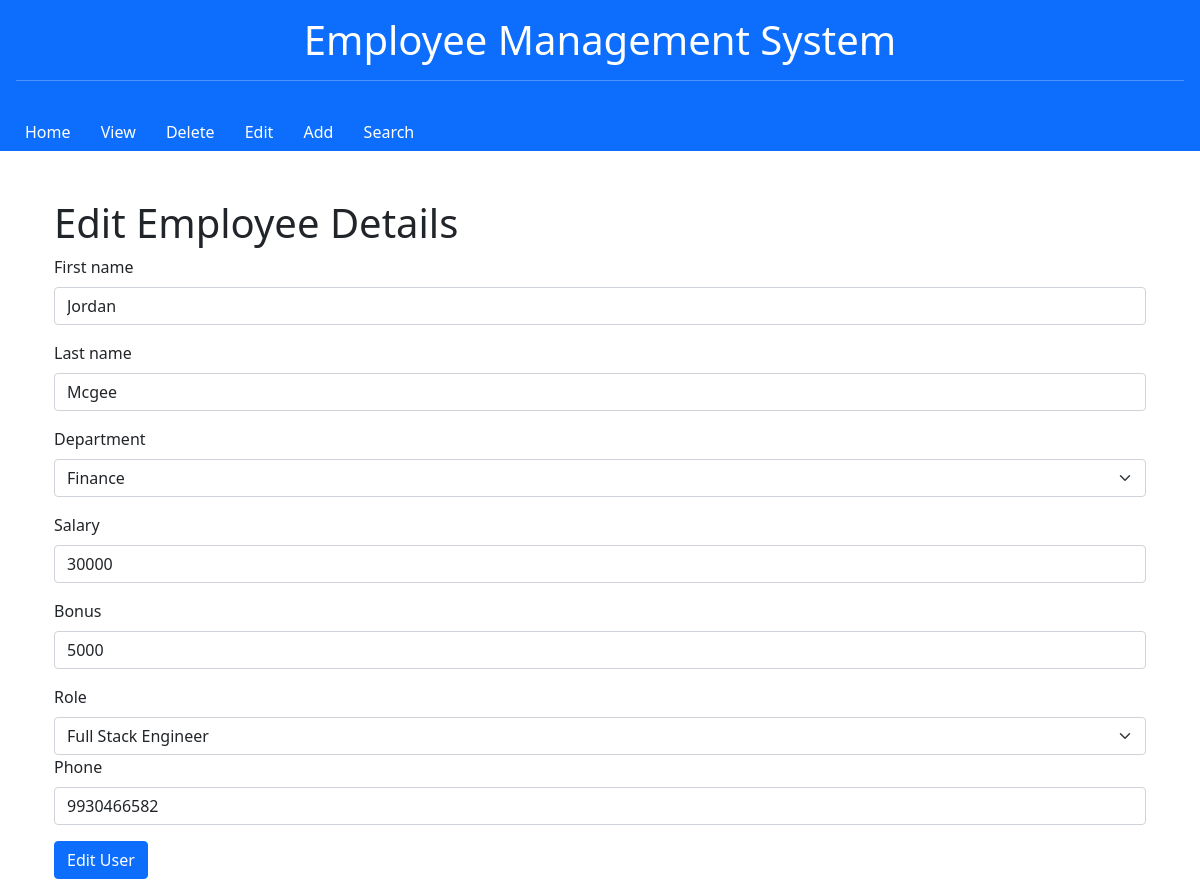
/edit_emp/1, run on the app's committed database.
### emp_app/models.py (models this page shows, shortened)
class Employee(models.Model):
	first_name = models.CharField(max_length=30,null=False)
	last_name = models.CharField(max_length=30)
	dept=models.ForeignKey(Department,on_delete=models.CASCADE)
	salary=models.IntegerField(default=0)
	bonus=models.IntegerField(default=0)
	role=models.ForeignKey(Role,on_delete=models.CASCADE)
	phone=models.IntegerField(default=0)
	hire_date=models.DateField()

class Department(models.Model):
	name=models.CharField(max_length=100,null=False)
	location=models.CharField(max_length=100)

class Role(models.Model):
	name=models.CharField(max_length=100,null=False)

### emp_app/views.py (the view, shortened to what this page needs)
# urls.py: path('edit_emp',views.edit_emp,name='edit_emp'),
def edit_emp(request,emp_id=0):
	if emp_id:
		try:
			emp_to_be_edit=Employee.objects.get(id=emp_id)
			flag=True
			roles=Role.objects.all()
			depts=Department.objects.all()
			context={
			'roles':roles,
			'depts':depts,
			'emp_to_be_edit':emp_to_be_edit,
			'flag':flag
			}
			return render(request, 'edit.html',context)
		except:
			message="Invalid Emp Id"
			context={
			'message':message
			}
			return render(request, 'status.html',context)

### templates/edit.html (shortened to what this page needs)
{% extends 'base.html' %}
{% block content %}
<h1>Edit Employee Details</h1>
{% if flag %}
<div>
{% if emp_to_be_edit %}
<form action="/edit_emp_details/{{emp_to_be_edit.id}}" method="post">
  <div class="mb-3">
    <label for="fn" class="form-label">First name</label>
    <input input type="text"  id="fn" name="fn" value="{{emp_to_be_edit.first_name}}"" class="form-control" >
  </div>
  <div class="mb-3">
    <label for="fn" class="form-label">Last name</label>
    <input input type="text"  id="ln" name="ln" value="{{emp_to_be_edit.last_name}}" class="form-control" >
  </div>
   <div class="mb-3" >
  <label for="fn" class="form-label">Department</label>
<select name='dept' class="form-select" >
  <option value="{{emp_to_be_edit.dept.id}}" selected>{{emp_to_be_edit.dept.name}}</option>
</select>
  </div>
  <div class="mb-3">
    <label for="fn" class="form-label">Salary</label>
    <input input type="text"  id="sal" name="sal" value="{{emp_to_be_edit.salary}}" class="form-control" >
  </div>
  <div class="mb-3">
    <label for="fn" class="form-label">Bonus</label>
    <input input type="text"  id="b" name="b" value="{{emp_to_be_edit.bonus}}" class="form-control" >
  </div>
  <div class="mb-3" >
  <label for="fn" class="form-label">Role</label>
  <select name='role' class="form-select" >
  <option value="{{emp_to_be_edit.role.id}}" selected>{{emp_to_be_edit.role.name}}</option>
</select>
  <div class="mb-3">
    <label for="fn" class="form-label">Phone</label>
    <input input type="text"  name="phone" id="phone" value="{{emp_to_be_edit.phone}}" class="form-control" >
  </div>
  <button type="submit" class="btn btn-primary">Edit User</button>
</form>
{% endif %}
</div>
{% endif  %}
{% endblock %}

### data on the page
Employee: fn "Jordan", ln "Mcgee", dept "Finance", sal "30000", b "5000", role "Full Stack Engineer", phone "9930466582"
